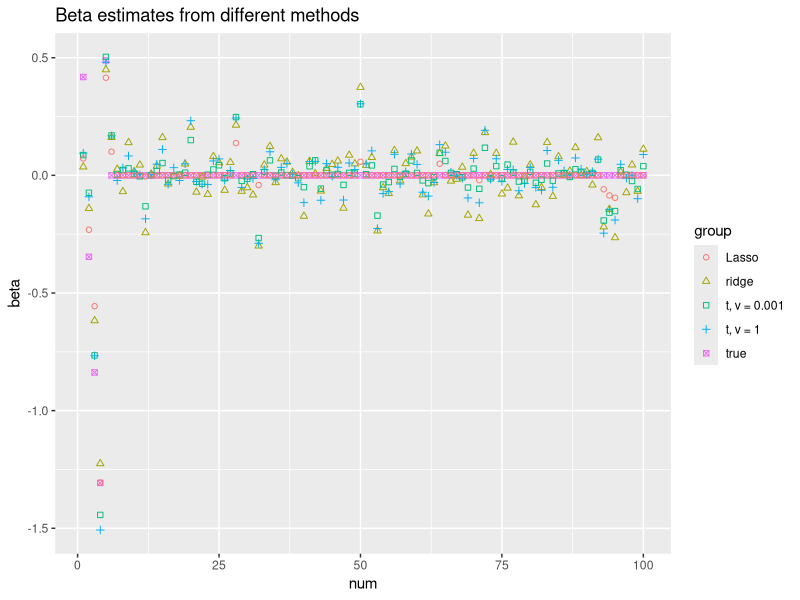

Generate this figure with R:
library(MASS)
library(glmnet)
library(data.table)
library(ggplot2)

##Generate data
n = 100
beta.true <- c(rnorm(5, 0, sqrt(2)), rep(0, 95))
beta <- matrix(beta.true, n)
x <- mvrnorm(n, matrix(rep(0, n), n), diag(n))
y <- beta.true[1]*x[, 1] + beta.true[2]*x[, 2] + beta.true[3]*x[, 3] + beta.true[4]*x[, 4] + beta.true[5]*x[, 5] + rnorm(n, 0, 1)

##Fully Bayes ridge
#Prior
a <- 0.5
b <- 0.5
c <- 0.001
d <- 0.001
#Gibbs sampling
beta.ridge <- list(beta)
tau.ridge <- 1
sigma.sq.inv.ridge <- 1
for(i in 2:1000) {
  beta.ridge[[i]] = matrix(mvrnorm(1, solve(t(x) %*% x + tau.ridge[i-1]*diag(100)) %*% (t(x) %*% y), solve(t(x) %*% x + tau.ridge[i-1]*diag(100))*(1/sigma.sq.inv.ridge[i-1])), 100)
  tau.ridge[i] = rgamma(1, a + 50, rate = b + 0.5*sigma.sq.inv.ridge[i-1]*(t(beta.ridge[[i]]) %*% beta.ridge[[i]]))
  sigma.sq.inv.ridge[i] = rgamma(1, c + 100, d + 0.5*(t(y - x %*% beta.ridge[[i]]) %*% (y - x %*% beta.ridge[[i]])) + 0.5*tau.ridge[i]*(t(beta.ridge[[i]]) %*% beta.ridge[[i]]))
}
beta.ridge.matrix <- matrix(unlist(beta.ridge), ncol = 100, byrow = TRUE)
ridge.beta <- colMeans(beta.ridge.matrix)

##t-prior with v = 1
#Prior
a <- 0.5
b <- 0.5
c <- 0.001
d <- 0.001
v <- 1
#Gibbs sampling
beta.t <- list(beta)
lambda.t <- list(rep(1, 100))
tau.t <- 1
sigma.sq.inv.t <- 1
for(i in 2:1000) {
  lambda.t[[i]] = sapply(seq(1, 100), function(j, v, beta, tau) {
    return(rgamma(1, 0.5*(v + 1), rate = 0.5*(tau*beta[j]^2 + v)))
  }, v = v, beta = beta.t[[i-1]], tau = tau.t[i-1])
  lambda.matrix = diag(lambda.t[[i]])
  beta.t[[i]] = matrix(mvrnorm(1, solve(sigma.sq.inv.t[i-1]*(t(x) %*% x) + tau.t[i-1]*lambda.matrix) %*% (sigma.sq.inv.t[i-1]*(t(x) %*% y)), solve(sigma.sq.inv.t[i-1]*(t(x) %*% x) + tau.t[i-1]*lambda.matrix)), 100)
  tau.t[i] = rgamma(1, a + 50, rate = b + 0.5*(t(beta.t[[i]]) %*% lambda.matrix %*% beta.t[[i]]))
  sigma.sq.inv.t[i] = rgamma(1, c + 50, d + 0.5*(t(y - x %*% beta.t[[i]]) %*% (y - x %*% beta.t[[i]])))
}
beta.t.1.matrix <- matrix(unlist(beta.t), ncol = 100, byrow = TRUE)
t.1.beta <- colMeans(beta.t.1.matrix)

##t-prior with v = 0.001
#Prior
a <- 0.5
b <- 0.5
c <- 0.001
d <- 0.001
v <- 0.001
#Gibbs sampling
beta.t <- list(beta)
lambda.t <- list(rep(1, 100))
tau.t <- 1
sigma.sq.inv.t <- 1
for(i in 2:1000) {
  lambda.t[[i]] = sapply(seq(1, 100), function(j, v, beta, tau) {
    return(rgamma(1, 0.5*(v + 1), rate = 0.5*(tau*beta[j]^2 + v)))
  }, v = v, beta = beta.t[[i-1]], tau = tau.t[i-1])
  lambda.matrix = diag(lambda.t[[i]])
  beta.t[[i]] = matrix(mvrnorm(1, solve(sigma.sq.inv.t[i-1]*(t(x) %*% x) + tau.t[i-1]*lambda.matrix) %*% (sigma.sq.inv.t[i-1]*(t(x) %*% y)), solve(sigma.sq.inv.t[i-1]*(t(x) %*% x) + tau.t[i-1]*lambda.matrix)), 100)
  tau.t[i] = rgamma(1, a + 50, rate = b + 0.5*(t(beta.t[[i]]) %*% lambda.matrix %*% beta.t[[i]]))
  sigma.sq.inv.t[i] = rgamma(1, c + 50, d + 0.5*(t(y - x %*% beta.t[[i]]) %*% (y - x %*% beta.t[[i]])))
}
beta.t.001.matrix <- matrix(unlist(beta.t), ncol = 100, byrow = TRUE)
t.001.beta <- colMeans(beta.t.001.matrix)

##Lasso
model.lasso.cv <- cv.glmnet(x, y, alpha = 1)
index <- which(model.lasso.cv$lambda == model.lasso.cv$lambda.min)
lasso.beta <- model.lasso.cv$glmnet.fit$beta[,index]

##Comparison between methods
data.true <- data.table(num = seq(1, 100), beta = beta.true, group = 'true')
data.ridge <- data.table(num = seq(1, 100), beta = ridge.beta, group = 'ridge')
data.t.1 <- data.table(num = seq(1, 100), beta = t.1.beta, group = 't, v = 1')
data.t.001 <- data.table(num = seq(1, 100), beta = t.001.beta, group = 't, v = 0.001')
data.lasso <- data.table(num = seq(1, 100), beta = lasso.beta, group = 'Lasso')
data <- rbindlist(list(data.true, data.ridge, data.t.1, data.t.001, data.lasso))
ggplot(data, aes(x = num, y = beta, fill = group)) + geom_point(aes(color = group, shape = group)) + labs(title = 'Beta estimates from different methods') + scale_shape(solid = FALSE)

#MSE on betas
mean((beta.true - ridge.beta)^2)
mean((beta.true - t.1.beta)^2)
mean((beta.true - t.001.beta)^2)
mean((beta.true - lasso.beta)^2)

#Predictive MSE
x.test <- mvrnorm(100, matrix(rep(0, 100), 100), diag(100))
y.test <- beta.true[1]*x.test[, 1] + beta.true[2]*x.test[, 2] + beta.true[3]*x.test[, 3] + beta.true[4]*x.test[, 4] + beta.true[5]*x.test[, 5] + rnorm(100, 0, 1)
mean((y.test - x.test %*% ridge.beta)^2)
mean((y.test - x.test %*% t.1.beta)^2)
mean((y.test - x.test %*% t.001.beta)^2)
mean((y.test - x.test %*% lasso.beta)^2)
